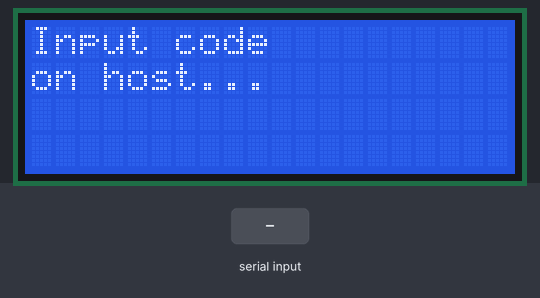
A program run on a simulated Raspberry Pi (BCM pin numbers). Parts: 20×4 character LCD. Inputs (shaded band) come from the test bench. What the program prints to the terminal is not drawn.

Above: at 1.2 s.
1.3 s: "1" typed at the terminal, then Enter
At 2.0 s:
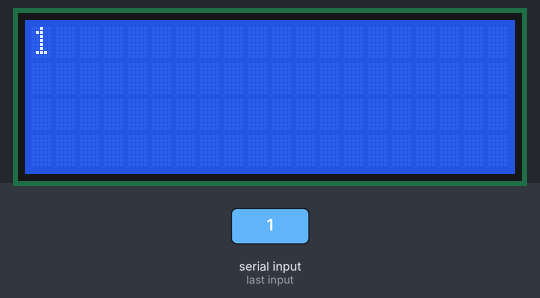
Timing chart, 0 to 4.3 s (numbered marks = the images above; inputs shaded):
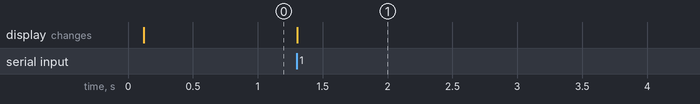

Measured:
- after the input at 1.3 s, the display: changes at once (image 1)

The program:

main.py
```python
#!/usr/bin/env python3
import time
from RPLCD.i2c import CharLCD
import sys

#NOTE: 0x27 may be different on your screen, refer to https://rplcd.readthedocs.io/
lcd = CharLCD('PCF8574', 0x27)
lcd.backlight_enabled = True

def main():
    time.sleep(0.05)
    # this sleep ensures no funny business with the restart
    lcd.clear()
    lcd.write_string("Input code\n\ron host...")
    foo = input("Input today\'s code: ")
    lcd.clear()
    lcd.write_string(foo)
    time.sleep(60)
    lcd.clear()
    t = 5
    while t > 0:
        lcd.clear()
        lcd.write_string("LCD_timeout" + "\n\r" + "Timeout: " + str(t))
        t -= 1
        time.sleep(1)


while True:
    if __name__ == "__main__":
        try:
            main()
        except KeyboardInterrupt:
            lcd.clear()
            sys.exit(0)
```
